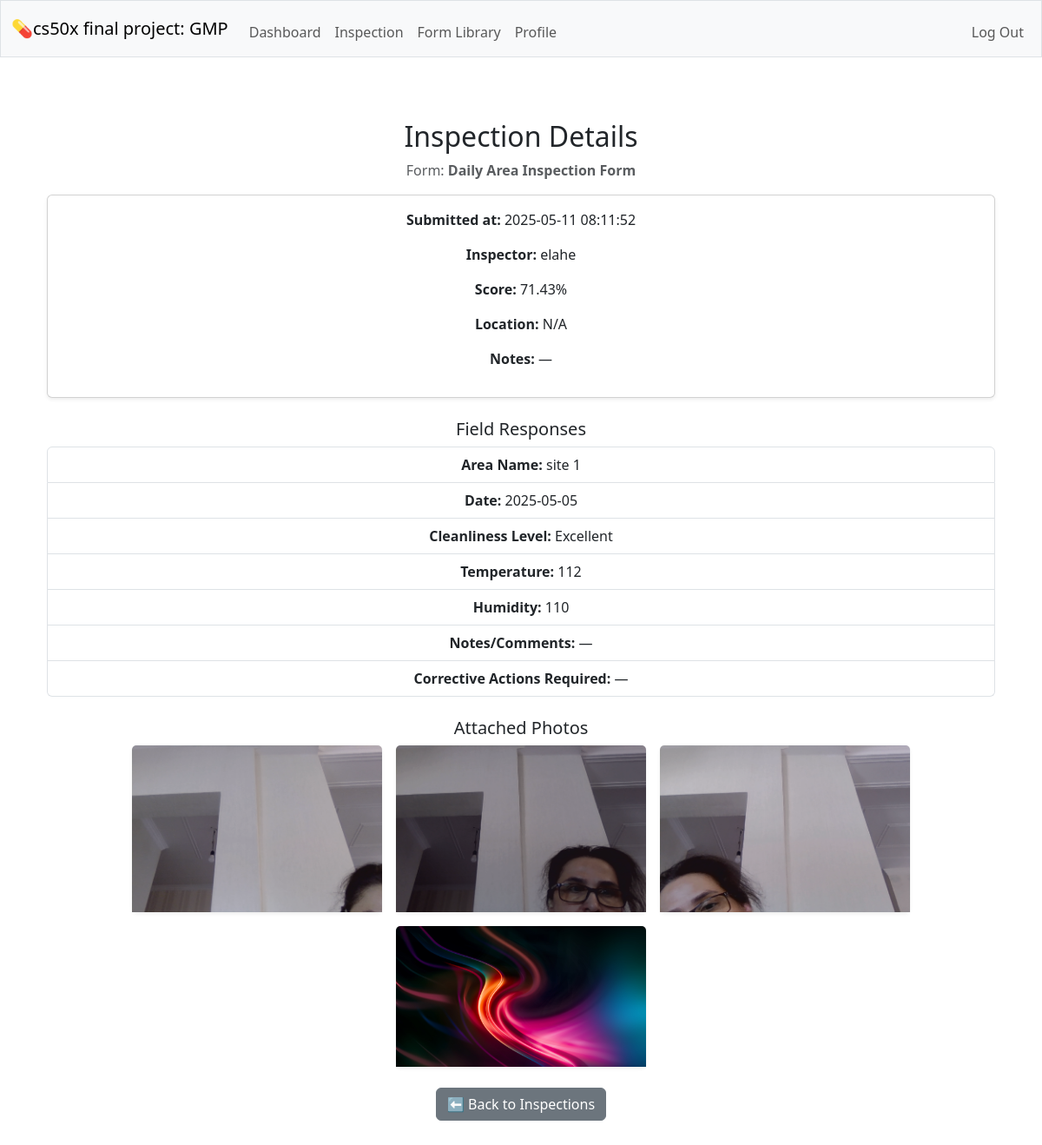
Screenshot of /inspection/18 (signed in) with the database file from the repository.
### tables this page shows
CREATE TABLE forms (id INTEGER PRIMARY KEY AUTOINCREMENT NOT NULL, name TEXT NOT NULL UNIQUE, description TEXT NOT NULL, created_by INTEGER NOT NULL, FOREIGN KEY (created_by) REFERENCES users(id) );

CREATE TABLE inspections (id INTEGER PRIMARY KEY AUTOINCREMENT NOT NULL, form_id INTEGER NOT NULL, inspector_id INTEGER NOT NULL, submitted_at DATETIME DEFAULT CURRENT_TIMESTAMP, location TEXT,  notes TEXT,  score REAL, FOREIGN KEY (form_id) REFERENCES forms(id), FOREIGN KEY (inspector_id) REFERENCES users(id)
);

CREATE TABLE users (id INTEGER PRIMARY KEY AUTOINCREMENT NOT NULL, username TEXT NOT NULL UNIQUE, hash TEXT NOT NULL, role TEXT NOT NULL DEFAULT 'inspector', created_at DATETIME DEFAULT CURRENT_TIMESTAMP);

CREATE TABLE inspection_fields ( id INTEGER PRIMARY KEY AUTOINCREMENT NOT NULL, inspection_id INTEGER NOT NULL, field_id INTEGER NOT NULL, value TEXT, comment TEXT, FOREIGN KEY (inspection_id) REFERENCES inspections(id), FOREIGN KEY (field_id) REFERENCES form_fields(id) );

CREATE TABLE form_fields (id INTEGER PRIMARY KEY AUTOINCREMENT NOT NULL, form_id INTEGER NOT NULL, label TEXT NOT NULL, field_type TEXT NOT NULL,  options TEXT, required BOOLEAN NOT NULL DEFAULT 1, display_order INTEGER DEFAULT 0,  FOREIGN KEY (form_id) REFERENCES forms(id) );

CREATE TABLE inspection_images (id INTEGER PRIMARY KEY AUTOINCREMENT, inspection_id INTEGER NOT NULL, filename TEXT NOT NULL, uploaded_at TIMESTAMP DEFAULT CURRENT_TIMESTAMP, FOREIGN KEY (inspection_id) REFERENCES inspections(id));

### app.py (the view)
@app.route("/inspection/<int:inspection_id>")
@login_required
def inspection_preview(inspection_id):
    inspection = db.execute("""
        SELECT i.*, f.name AS form_name, u.username AS inspector_name
        FROM inspections i
        JOIN forms f ON i.form_id = f.id
        JOIN users u ON i.inspector_id = u.id
        WHERE i.id = ?
    """, inspection_id)
    if not inspection:
        flash("Inspection not found.", "danger")
        return redirect("/inspection_show")
    inspection = inspection[0]
    fields = db.execute("""
        SELECT ff.label, ff.field_type, ifs.value
        FROM inspection_fields ifs
        JOIN form_fields ff ON ifs.field_id = ff.id
        WHERE ifs.inspection_id = ?
        ORDER BY ff.display_order ASC
    """, inspection_id)
    images = db.execute("""
        SELECT filename FROM inspection_images
        WHERE inspection_id = ?
    """, inspection_id)
    return render_template("inspection_preview.html", inspection=inspection, fields=fields, images=images)

### helpers.py (called while the page is built)
def login_required(f):
    @wraps(f)
    def decorated_function(*args, **kwargs):
        if session.get("user_id") is None:
            return redirect("/login")
        return f(*args, **kwargs)
    return decorated_function

### templates/inspection_preview.html (shortened to what this page needs)
{% extends "layout.html" %}
{% block main %}
<div class="container mt-4">
    <h2>Inspection Details</h2>
    <p class="text-muted">Form: <strong>{{ inspection.form_name }}</strong></p>
    <div class="card mb-3 shadow-sm">
        <div class="card-body">
            <p><strong>Submitted at:</strong> {{ inspection.submitted_at }}</p>
            <p><strong>Inspector:</strong> {{ inspection.inspector_name }}</p>
            <p><strong>Score:</strong> {{ inspection.score or 'N/A' }}%</p>
            <p><strong>Location:</strong> {{ inspection.location or 'N/A' }}</p>
            <p><strong>Notes:</strong> {{ inspection.notes or '—' }}</p>
        </div>
    </div>
    <h5 class="mt-4">Field Responses</h5>
    <ul class="list-group mb-4">
        {% for field in fields %}
            <li class="list-group-item">
                <strong>{{ field.label }}:</strong> {{ field.value or '—' }}
            </li>
        {% endfor %}
    </ul>
    {% if images %}
        <h5 class="mt-4 text-center">Attached Photos</h5>
        <div class="d-flex flex-wrap justify-content-center gap-3">
        {% for image in images %}
            <div class="card border-0 shadow-sm" style="width: 18rem;">
                <img src="{{ url_for('static', filename='inspection_photos/' ~ image.filename) }}"
                class="card-img-top img-fluid"
                style="max-height: 250px; object-fit: contain;"
                alt="Inspection photo">
            </div>
        {% endfor %}
    </div>
    {% else %}
        <p class="text-muted text-center">No photos attached to this inspection.</p>
    {% endif %}
    <div class="mt-4">
        <a href="/inspection_show" class="btn btn-secondary">⬅ Back to Inspections</a>
    </div>
</div>
{% endblock %}

### templates/layout.html (shortened to what this page needs)
<!DOCTYPE html>
<html lang="en">
    <head>
        <link href="https://cdn.jsdelivr.net/npm/bootstrap@5.3.3/dist/css/bootstrap.min.css" rel="stylesheet">
        <link href="/static/styles.css" rel="stylesheet">
    </head>
    <body>
        <nav class="bg-light border navbar navbar-expand-md navbar-light">
            <div class="container-fluid">
                <a class="navbar-brand" href="/">💊cs50x final project: GMP</a>
                <div class="collapse navbar-collapse" id="navbar">
                    {% if session["user_id"] %}
                        <ul class="navbar-nav me-auto mt-2">
                            <li class="nav-item"><a class="nav-link" href="/">Dashboard</a></li>
                            <li class="nav-item"><a class="nav-link" href="/inspection_show">Inspection</a></li>
                            <li class="nav-item"><a class="nav-link" href="/forms_show">Form Library</a></li>
                            <li class="nav-item"><a class="nav-link" href="/">Profile</a></li>
                        </ul>
                        <ul class="navbar-nav ms-auto mt-2">
                            <li class="nav-item"><a class="nav-link" href="/logout">Log Out</a></li>
                        </ul>
                    {% else %}
                        <ul class="navbar-nav ms-auto mt-2">
                            <li class="nav-item"><a class="nav-link" href="/register">Register</a></li>
                            <li class="nav-item"><a class="nav-link" href="/login">Log In</a></li>
                        </ul>
                    {% endif %}
                </div>
            </div>
        </nav>
        <main class="container py-5 text-center">
            {% block main %}{% endblock %}
        </main>
    </body>
</html>

### rows the page displays
forms: form_name "Daily Area Inspection Form"
inspections: submitted_at "2025-05-11 08:11:52", score "71.43", location "N/A", notes "—"
users: inspector_name "elahe"
inspection_fields: label "Area Name", value "site 1"
inspection_fields: label "Date", value "2025-05-05"
inspection_fields: label "Cleanliness Level", value "Excellent"
inspection_fields: label "Temperature", value "112"
inspection_fields: label "Humidity", value "110"
inspection_fields: label "Notes/Comments", value "—"
inspection_fields: label "Corrective Actions Required", value "—"
inspection_images: filename (picture)
inspection_images: filename (picture)
inspection_images: filename (picture)
inspection_images: filename (picture)
